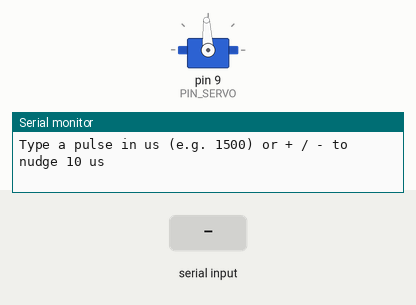
Bench run of a sketch on a simulated Arduino Uno, built with avr-gcc and run on an emulated ATmega328P. On the bench: servo, the last lines printed to the serial monitor. The test bench sets the inputs (shaded band).

Above: at 1.2 s.
1.3 s: "90,45\n" received over Serial
At 2.3 s:
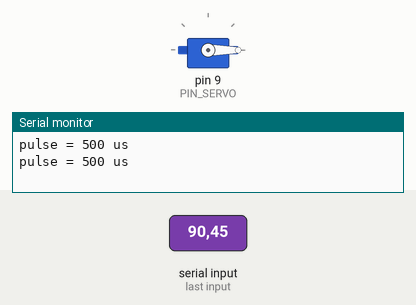
Timing chart, 0 to 4.3 s (numbered marks = the images above; inputs shaded):
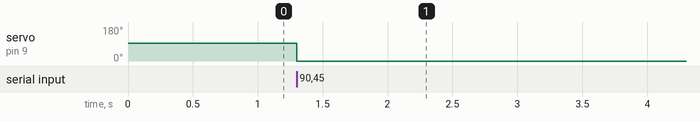

The sketch:

servo.ino
```cpp
// Servo test: type a pulse width in microseconds, or + / - to nudge by 10 us
#include <Servo.h>

const int PIN_SERVO = 9;
const int HARD_MIN_US = 500;    // absolute safety clamp
const int HARD_MAX_US = 2500;

Servo servo;
int us = 1500;                  // start at the center, which is safe

void setup() {
  Serial.begin(115200);
  servo.attach(PIN_SERVO);
  servo.writeMicroseconds(us);
  Serial.println(F("Type a pulse in us (e.g. 1500) or + / - to nudge 10 us"));
}

void loop() {
  if (!Serial.available()) return;
  char c = Serial.peek();
  if (c == '+' || c == '-') { Serial.read(); us += (c == '+') ? 10 : -10; }
  else if (isDigit(c))       { us = Serial.parseInt(); }
  else                       { Serial.read(); return; }   // skip newlines and spaces

  us = constrain(us, HARD_MIN_US, HARD_MAX_US);
  servo.writeMicroseconds(us);
  Serial.print(F("pulse = ")); Serial.print(us); Serial.println(F(" us"));
}
```

Measured:
- after the input at 1.3 s, servo on pin 9 (PIN_SERVO): 93° → 0° at once
